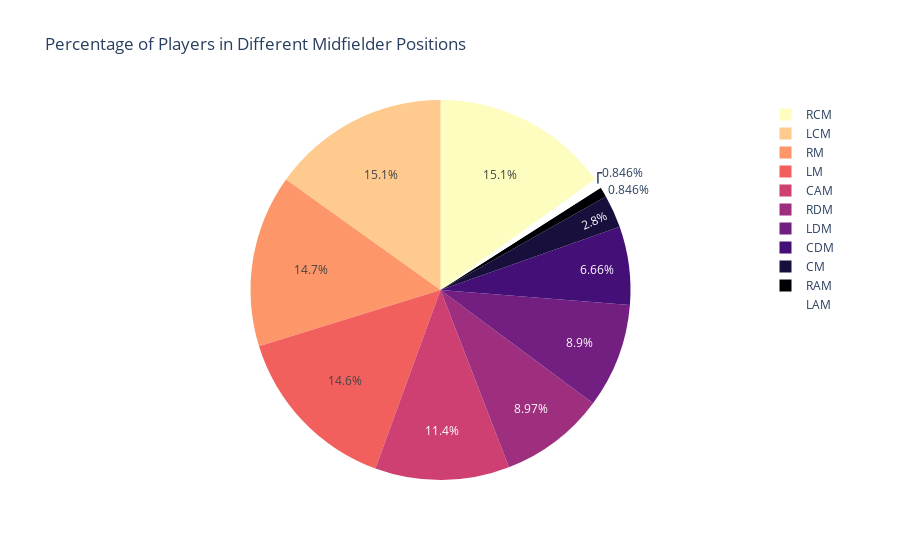

The cell this chart's notebook holds for it:
### Markdown cell above
### Percentage of Players in Different Midfielder Positions

### Code cell
mid = ["CAM", "RCM", "CDM", "LDM", "RM", "LCM", "LM", "RDM", "RAM", "CM", "LAM"]

sample = df_20.query("team_position in @mid")

fig = px.pie(sample, names = "team_position", color_discrete_sequence = px.colors.sequential.Magma_r,
            title = "Percentage of Players in Different Midfielder Positions" )

fig.show()

### Figure 1 — Plotly figure (JSON) as saved in the notebook; plotly's stock layout.template omitted (floating-point values rounded to 4 significant figures; data arrays with more than 128 entries replaced by an {"elided": "..."} marker saying what was removed)
{"data": [{"domain": {"x": [0, 1], "y": [0, 1]}, "hovertemplate": "team_position=%{label}<extra></extra>", "labels": {"elided": "2719 str values"}, "legendgroup": "", "name": "", "showlegend": true, "type": "pie"}], "layout": {"legend": {"tracegroupgap": 0}, "piecolorway": ["#fcfdbf", "#feca8d", "#fd9668", "#f1605d", "#cd4071", "#9e2f7f", "#721f81", "#440f76", "#180f3d", "#000004"], "title": {"text": "Percentage of Players in Different Midfielder Positions"}}}
